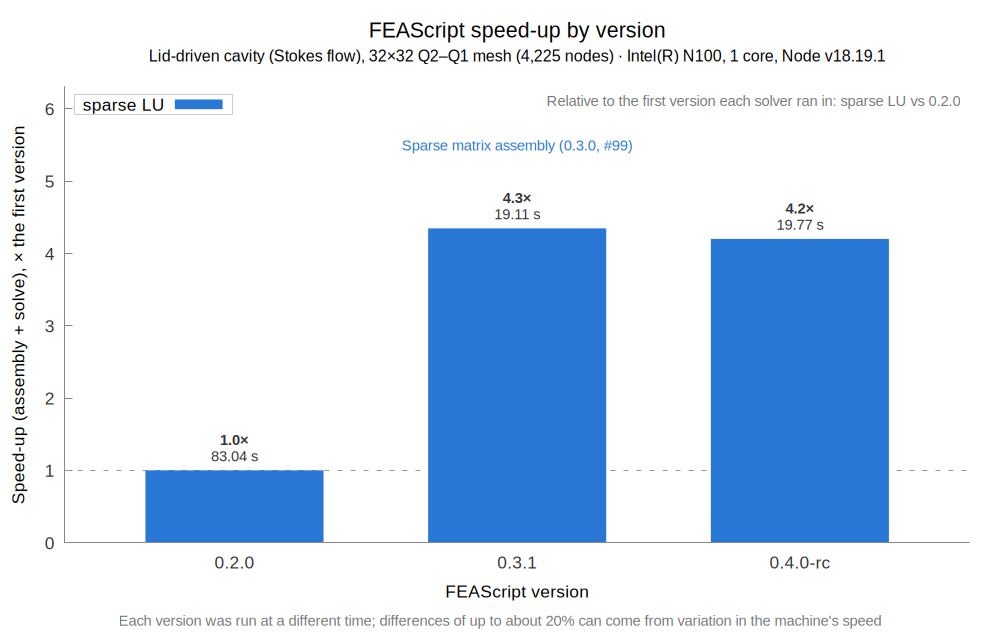

Here is the gnuplot script that generated this plot:
set terminal pngcairo size 1000,640 font 'Arial,13'
set output '32x32.png'
set title "FEAScript speed-up by version\n{/*0.75 Lid-driven cavity (Stokes flow), 32×32 Q2–Q1 mesh (4,225 nodes) · Intel(R) N100, 1 core, Node v18.19.1}" font 'Arial,16'
set border 3 lc rgb '#888888'; set tics nomirror tc rgb '#333333'
set grid ytics lc rgb '#e6e6e6'
set boxwidth 0.630
set xrange [-0.6:2.6]; set yrange [0:6.302]; set xtics scale 0
set ylabel 'Speed-up (assembly + solve), × the first version'; set xlabel 'FEAScript version'
set key top left box lc rgb '#cccccc' opaque
set bmargin 5
set label "Each version was run at a different time; differences of up to about 20% can come from variation in the machine's speed" at screen 0.5,0.03 center tc rgb '#777777' font ',11'
set label "Relative to the first version each solver ran in: sparse LU vs 0.2.0" at graph 0.99,0.97 right tc rgb '#777777' font ',11'
set arrow from graph 0, first 1 to graph 1, first 1 nohead dt 2 lc rgb '#999999'
set label "Sparse matrix assembly (0.3.0, #99)" at 1.00,4.346 center offset 0,4.3 tc rgb '#2a78d6' font ',11'
plot '32x32.dat' u ($0+0.000):2:xtic(1) w boxes fs solid noborder lc rgb '#2a78d6' t 'sparse LU', \
     '' u ($0+0.000):2:(sprintf($2 < 10 ? '{/:Bold %.1f×}\n%.2f s' : '{/:Bold %.0f×}\n%.2f s',$2,$3)) w labels offset 0,1.6 tc rgb '#333333' font ',11' notitle
